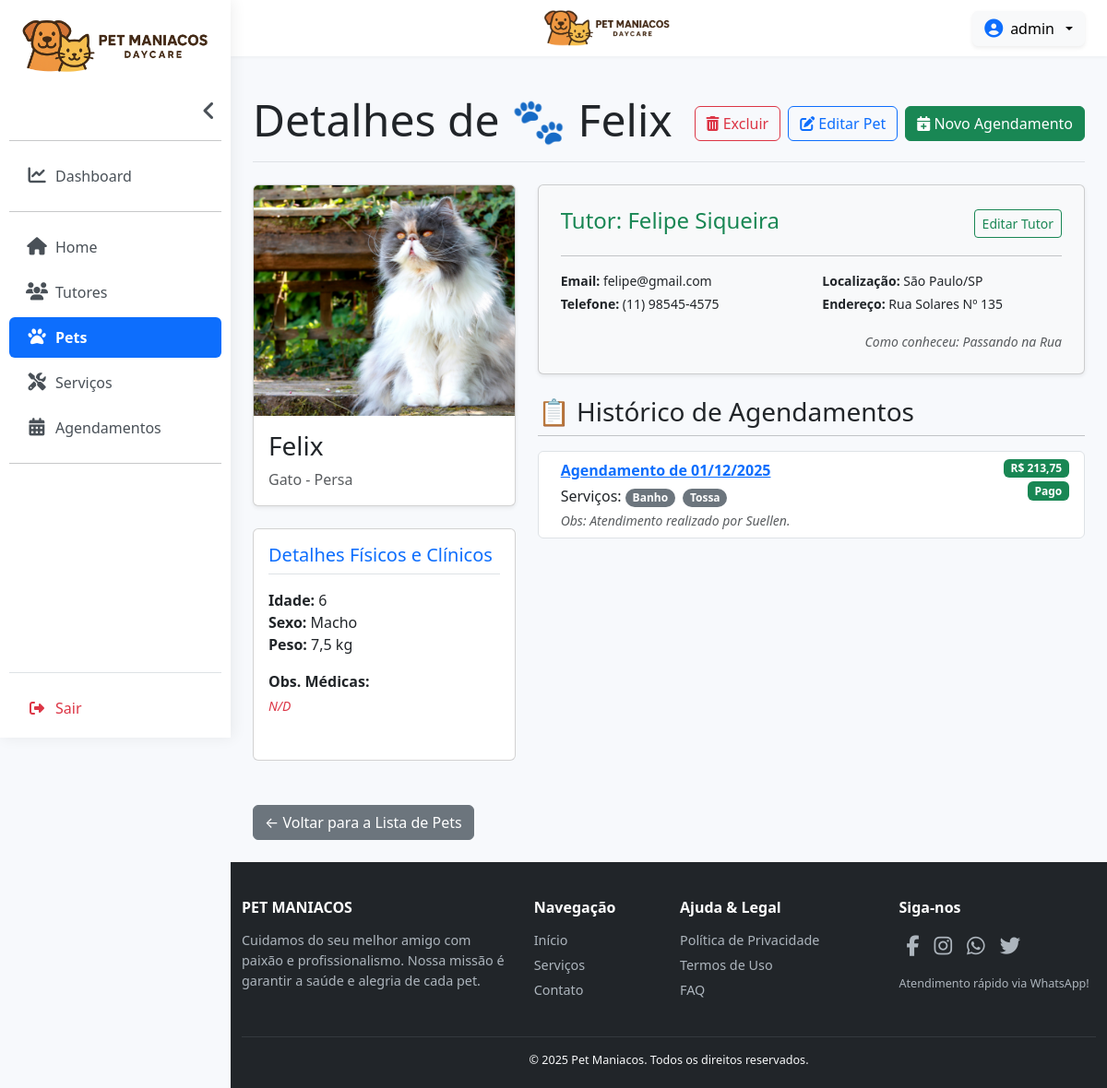
The app's page /pets/3/ (signed in) with its own data.
### daycare/models.py (models this page shows, shortened)
class Pet(models.Model):
    ORIGEM_SEX = [
        ('macho', 'Macho'),
        ('femea', 'Fêmea'),
    ]
    name = models.CharField(max_length=100, verbose_name='Nome')
    species = models.CharField(max_length=100, verbose_name='Espécie')
    race = models.CharField(max_length=100, blank=True, null=True, verbose_name='Raça')
    age = models.CharField(max_length=50, blank=True, null=True, verbose_name='Idade')
    sex = models.CharField(max_length=20, choices=ORIGEM_SEX, blank=True, verbose_name='Sexo')
    weight = models.FloatField(blank=True, null=True, verbose_name='Peso')
    medical_observations = models.TextField(blank=True, null=True, verbose_name='Observações Médicas')
    photo = models.ImageField(upload_to='pets/', blank=True, null=True, verbose_name='Foto')
    tutor = models.ForeignKey(Tutor, on_delete=models.CASCADE, verbose_name='Nome do Tutor')
    class Meta:
        verbose_name = "Pet"
        verbose_name_plural = "Pets"

class Tutor(models.Model):
    ORIGEM_CHOICES = [
        ('internet', 'Internet'),
        ('amigo', 'Amigo'),
        ('indicacao_veterinario', 'Indicação de Veterinário'),
        ('redes_sociais', 'Redes Sociais'),
        ('panfleto', 'Panfleto / Outdoor'),
        ('passando_na_rua', 'Passando na Rua'),
        ('evento_pet', 'Evento Pet'),
        ('outro', 'Outro'),
    ]
    name = models.CharField(max_length=255, verbose_name='Nome')
    cpf = models.CharField(max_length=14, unique=True, verbose_name='CPF')
    phone_number = models.CharField(max_length=20, blank=True, null=True, verbose_name='Telefone')
    email = models.EmailField(blank=True, null=True, verbose_name='Email')
    address = models.TextField(blank=True, null=True, verbose_name='Endereço')
    state = models.ForeignKey(State, on_delete=models.SET_NULL, null=True, blank=True, verbose_name='Estado')
    city = ChainedForeignKey(
        City,
        chained_field="state",
        chained_model_field="state",
        verbose_name='Cidade',
        show_all=False,
        auto_choose=True,
        sort=True,
        null=True,
        blank=True,
        on_delete=models.SET_NULL,
    )
    know = models.CharField(max_length=50, choices=ORIGEM_CHOICES, blank=True, null=True, verbose_name='Como Conheceu')
    class Meta:
        verbose_name = "Tutor"
        verbose_name_plural = "Tutores"

class City(models.Model):
    state = models.ForeignKey(State, on_delete=models.CASCADE, verbose_name='Estado')
    name = models.CharField(max_length=100, verbose_name='Cidade')
    class Meta:
        verbose_name = "Cidade"
        verbose_name_plural = "Cidades"

class State(models.Model):
    name = models.CharField(max_length=100, verbose_name='Estado')
    abbreviation = models.CharField(max_length=2, unique=True, verbose_name='Sigla')
    class Meta:
        verbose_name = "Estado"
        verbose_name_plural = "Estados"

class Scheduling(models.Model):
    tutor = models.ForeignKey(Tutor, on_delete=models.CASCADE, verbose_name='Nome do Tutor')
    pet = ChainedForeignKey(
        'Pet',
        chained_field="tutor",
        chained_model_field="tutor",
        verbose_name='Nome do Pet',
        show_all=False,
        auto_choose=True,
        sort=True,
        on_delete=models.CASCADE
)
    services = models.ManyToManyField(Service, verbose_name='Serviços')
    date_scheduling = models.DateField(verbose_name='Data do Agendamento')
    status = models.CharField(max_length=20, choices=[('Sim', 'Sim'), ('Não', 'Não')], verbose_name='Status de Pagamento')
    observations = models.TextField(blank=True, null=True, verbose_name='Observações')
    percentage_discount = models.DecimalField(max_digits=5, decimal_places=2, default=0, verbose_name='Desconto Percentual')
    gross_total_value = models.DecimalField(max_digits=10, decimal_places=2, default=0, verbose_name='Valor Bruto Total')
    total_value = models.DecimalField(max_digits=10, decimal_places=2, default=0, verbose_name='Valor Total')
    class Meta:
        verbose_name = 'Agendamento'
        verbose_name_plural = 'Agendamentos'

class Service(models.Model):
    name = models.CharField(max_length=255, verbose_name='Nome')
    description = models.TextField(blank=True, null=True, verbose_name='Descrição')
    price = models.DecimalField(max_digits=10, decimal_places=2, verbose_name='Preço')
    class Meta:
        verbose_name = 'Serviço'
        verbose_name_plural = 'Serviços'

### daycare/views.py (the view)
# urls.py: path('pets/<int:pk>/', PetDetailView.as_view(), name='pet_detail'),
@method_decorator(login_required, name='dispatch')
class PetDetailView(DetailView):
    model = Pet
    template_name = 'pet_detail.html'
    context_object_name = 'pet'

### daycare/templates/pet_detail.html (shortened to what this page needs)
{% extends 'base.html' %}
{% block content %}
<div class="d-flex justify-content-between align-items-center mb-4 border-bottom pb-2">
    <h1 class="display-5">Detalhes de 🐾 {{ pet.name }}</h1>
    <div class="d-flex">
        <a href="#"
            class="btn btn-outline-danger me-2"
            data-bs-toggle="modal"
            data-bs-target="#deletePetModal"
            data-pet-name="{{ pet.name }}"
            data-pet-id="{{ pet.pk }}">
            <i class="fas fa-trash-alt"></i> Excluir
        </a>
        <a href="{% url 'pet_update' pet.pk %}" class="btn btn-outline-primary me-2">
            <i class="fas fa-edit"></i> Editar Pet
        </a>
        <a href="{% url 'scheduling_create' %}" class="btn btn-success">
            <i class="fas fa-calendar-plus"></i> Novo Agendamento
        </a>
    </div>
</div>
<div class="row">
    <div class="col-md-4">
        <div class="card mb-4 shadow-sm">
            {% if pet.photo %}
                <div class="card-img-top overflow-hidden" style="height: 250px;">
                    <img src="{{ pet.photo.url }}" class="w-100 h-100" alt="Foto de {{ pet.name }}" style="object-fit: cover;">
                </div>
            {% else %}
                <div class="text-center py-5 bg-light rounded-top">
                    <span class="fs-4 text-muted">📸 Sem foto disponível</span>
                </div>
            {% endif %}
            <div class="card-body">
                <h3 class="card-title">{{ pet.name }}</h3>
                <p class="card-text text-muted">{{ pet.species }} - {{ pet.race|default:"Raça Desconhecida" }}</p>
            </div>
        </div>
        <div class="card p-3 mb-4">
            <h5 class="text-primary border-bottom pb-2 mb-3">Detalhes Físicos e Clínicos</h5>
            <ul class="list-unstyled">
                <li><strong>Idade:</strong> {{ pet.age|default:"N/A" }}</li>
                <li><strong>Sexo:</strong> {{ pet.get_sex_display }}</li>
                <li><strong>Peso:</strong> {{ pet.weight|default:"N/A" }} kg</li>
                <li class="mt-3"><strong>Obs. Médicas:</strong>
                    <p class="text-danger small fst-italic mt-1">
                        {{ pet.medical_observations|default:"Nenhuma observação médica registrada." }}
                    </p>
                </li>
            </ul>
        </div>
    </div> <div class="col-md-8">
        <div class="card mb-4 p-4 bg-light shadow-sm">
            <div class="d-flex justify-content-between align-items-center">
                <h4 class="text-success">Tutor: {{ pet.tutor.name }}</h4>
                <a href="{% url 'tutor_update' pet.tutor.pk %}" class="btn btn-sm btn-outline-success">Editar Tutor</a>
            </div>
            <hr>
            <div class="row small">
                <div class="col-md-6">
                    <p class="mb-1"><strong>Email:</strong> {{ pet.tutor.email|default:"N/A" }}</p>
                    <p class="mb-1"><strong>Telefone:</strong> {{ pet.tutor.phone_number|default:"N/A" }}</p>
                </div>
                <div class="col-md-6">
                    <p class="mb-1"><strong>Localização:</strong>
                        {{ pet.tutor.city.name|default:"N/A" }}/{{ pet.tutor.state.abbreviation|default:"N/A" }}
                    </p>
                    <p class="mb-1"><strong>Endereço:</strong> {{ pet.tutor.address|default:"N/A" }}</p>
                </div>
            </div>
            <p class="mt-3 mb-0 text-end fst-italic text-muted small">
                Como conheceu: {{ pet.tutor.get_know_display|default:"Não informado" }}
            </p>
        </div>
        <h3>📋 Histórico de Agendamentos</h3>
        <hr class="mt-2">
        {% if pet.scheduling_set.all %}
        <ul class="list-group">
            {% for agendamento in pet.scheduling_set.all %}
            <li class="list-group-item d-flex justify-content-between align-items-start">
                <div class="ms-2 me-auto">
                    <div class="fw-bold mb-1">
                        <a href="{% url 'scheduling_update' agendamento.pk %}">
                            Agendamento de {{ agendamento.date_scheduling|date:"d/m/Y" }}
                        </a>
                    </div>
                    Serviços:
                    {% for service in agendamento.services.all %}
                    <span class="badge bg-secondary rounded-pill me-1">{{ service.name }}</span>
                    {% endfor %}
                    <br>
                    <small class="text-muted fst-italic mt-1 d-block">
                        Obs: {{ agendamento.observations|default:"Sem observações." }}
                    </small>
                </div>
                <div class="d-flex flex-column align-items-end">
                    <span class="badge bg-success mb-1">R$ {{ agendamento.total_value|floatformat:2 }}</span>
                    {% if agendamento.status == 'Sim' %}
                        <span class="badge bg-success">Pago</span>
                    {% else %}
                        <span class="badge bg-danger">Pendente</span>
                    {% endif %}
                </div>
            </li>
            {% endfor %}
        </ul>
        {% else %}
        <div class="alert alert-info" role="alert">
            Este pet ainda não possui agendamentos registrados.
        </div>
        {% endif %}
    </div> </div> <div class="mt-4">
    <a href="{% url 'pet_list' %}" class="btn btn-secondary">← Voltar para a Lista de Pets</a>
</div>
{% endblock %}

### daycare/templates/base.html (shortened to what this page needs)
{% load static %}
<!DOCTYPE html>
<html lang="pt-br">
<head>
    <link href="https://cdn.jsdelivr.net/npm/bootstrap@5.3.2/dist/css/bootstrap.min.css" rel="stylesheet">
    <link rel="stylesheet" href="https://cdnjs.cloudflare.com/ajax/libs/font-awesome/6.5.2/css/all.min.css">
</head>
<body>
{% if user.is_authenticated %}
<nav id="sidebar" class="sidebar-expanded">
    <div class="sidebar-header">
        <a class="navbar-brand" href="{% url 'home' %}">
            <img id="sidebar-logo" src="{% static 'img/logo2.png' %}"
                data-full-src="{% static 'img/logo2.png' %}"
                data-collapsed-src="{% static 'img/logo_small.png' %}"
                alt="Logo" class="img-fluid sidebar-logo">
        </a>
    </div>
    <div id="sidebar-collapsible-content">
        <div class="toggle-sidebar-container d-none d-lg-flex">
            <button id="desktop-sidebar-toggle" class="toggle-sidebar-btn">
                <i class="fas fa-angle-left fa-lg"></i>
            </button>
        </div>
        <ul class="list-unstyled components mb-2">
            <hr>
            <li><a href="{% url 'dashboard' %}" class="sidebar-link {% if request.path == '/dashboard/' %}active{% endif %}"><i class="fas fa-chart-line"></i> <span class="link-text">Dashboard</span></a></li>
            <hr>
            <li><a href="{% url 'home' %}" class="sidebar-link {% if request.resolver_match.url_name == 'home' %}active{% endif %}"><i class="fas fa-home"></i> <span class="link-text">Home</span></a></li>
            <li><a href="{% url 'tutor_list' %}" class="sidebar-link {% if 'tutores' in request.path %}active{% endif %}"><i class="fas fa-users"></i> <span class="link-text">Tutores</span></a></li>
            <li><a href="{% url 'pet_list' %}" class="sidebar-link {% if 'pets' in request.path %}active{% endif %}"><i class="fas fa-paw"></i> <span class="link-text">Pets</span></a></li>
            <li><a href="{% url 'service_list' %}" class="sidebar-link {% if 'service' in request.path %}active{% endif %}"><i class="fas fa-tools"></i> <span class="link-text">Serviços</span></a></li>
            <li><a href="{% url 'scheduling_list' %}" class="sidebar-link {% if 'agendamentos' in request.path %}active{% endif %}"><i class="fas fa-calendar-alt"></i> <span class="link-text">Agendamentos</span></a></li>
            <hr>
        </ul>
    </div>
    <div class="mt-auto pt-3 border-top">
        <form method="post" action="{% url 'logout' %}">
            <button type="submit" class="sidebar-logout-button text-danger">
                <i class="fas fa-sign-out-alt"></i> <span class="link-text">Sair</span>
            </button>
        </form>
    </div>
</nav>
{% endif %}
<div id="content-wrapper" {% if not user.is_authenticated %}class="full-width-content"{% endif %}>
    {% if user.is_authenticated %}
    <nav id="top-bar" class="navbar navbar-expand-lg py-2">
        <div class="container-fluid pe-4">
            <div class="container-fluid justify-content-center">
                <a href="{% url 'home' %}">
                    <img id="topbar-logo-centered" src="{% static 'img/logo2.png' %}"
                        alt="Logo Pet Maniacos"
                        class="d-block mx-auto">
                </a>
            </div>
            <div class="d-flex align-items-center gap-3 ms-lg-auto">
                <div class="dropdown">
                    <button class="btn btn-light d-flex align-items-center gap-2 dropdown-toggle shadow-sm" type="button" data-bs-toggle="dropdown" aria-expanded="false">
                        <i class="fas fa-user-circle fa-lg text-primary"></i>
                        <span class="fw-medium">{{ user.first_name|default:user.username }}</span>
                    </button>
                </div>
            </div>
        </div>
    </nav>
    {% endif %}
    <main class="container-fluid py-4 flex-grow-1 px-4">
        {% block content %}{% endblock %}
    </main>
    <footer class="text-start">
        <div class="container-fluid">
            <div class="row">
                <div class="col-lg-4 col-md-6 mb-4 mb-lg-0">
                    <h5 class="text-uppercase">Pet Maniacos</h5>
                    <p>
                        Cuidamos do seu melhor amigo com paixão e profissionalismo.
                        Nossa missão é garantir a saúde e alegria de cada pet.
                    </p>
                </div>
                <div class="col-lg-2 col-md-6 mb-4 mb-lg-0">
                    <h5>Navegação</h5>
                    <ul class="list-unstyled">
                        <li><a href="{% url 'home' %}">Início</a></li>
                        <li><a href="{% url 'service_list'%}">Serviços</a></li>
                        <li><a href="{% url 'contato' %}">Contato</a></li>
                    </ul>
                </div>
                <div class="col-lg-3 col-md-6 mb-4 mb-lg-0">
                    <h5>Ajuda & Legal</h5>
                    <ul class="list-unstyled">
                        <li><a href="{% url 'politica_privacidade' %}">Política de Privacidade</a></li>
                        <li><a href="{% url 'termos_de_uso' %}">Termos de Uso</a></li>
                        <li><a href="{% url 'faq' %}">FAQ</a></li>
                    </ul>
                </div>
                <div class="col-lg-3 col-md-6 mb-4 mb-lg-0">
                    <h5>Siga-nos</h5>
                    <div class="social-icons mb-3">
                        <a href="#" class="me-2"><i class="fa-brands fa-facebook-f"></i></a>
                        <a href="#" class="me-2"><i class="fa-brands fa-instagram"></i></a>
                        <a href="#" class="me-2"><i class="fa-brands fa-whatsapp"></i></a>
                        <a href="#" class="me-2"><i class="fa-brands fa-twitter"></i></a>
                    </div>
                    <p class="small text-center text-md-start">Atendimento rápido via WhatsApp!</p>
                </div>
            </div>
            <hr class="mt-4 mb-3 border-secondary opacity-25">
            <div class="row">
                <div class="col-12 text-center">
                    <p class="mb-0 small text-light">
                        &copy; 2025 Pet Maniacos. Todos os direitos reservados.
                    </p>
                </div>
            </div>
        </div>
    </footer>
</div>
</body>
</html>

### records on screen
Pet: name "Felix", photo (picture), species "Gato", race "Persa", age "6", sex "Macho", weight "7,5", medical_observations "N/D", tutor.name "Felipe Siqueira", tutor.email "felipe@gmail.com", tutor.phone_number "(11) 98545-4575", tutor.city.name "São Paulo", tutor.state.abbreviation "SP", tutor.address "Rua Solares Nº 135", tutor.know "Passando na Rua"
Scheduling: date_scheduling "01/12/2025", observations "Atendimento realizado por Suellen.", total_value "213,75", status "Pago"
Service: name "Banho"
Service: name "Tossa"

### other values on screen
{{ user.first_name|default:user.username }} "admin"
